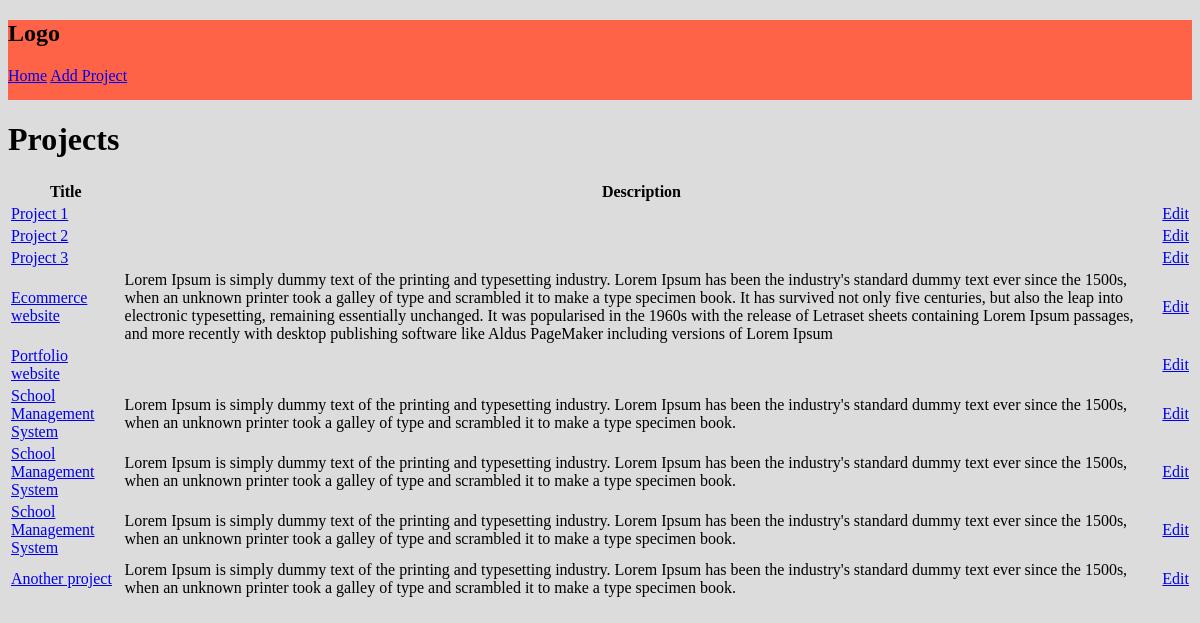
The app's page /, older data.
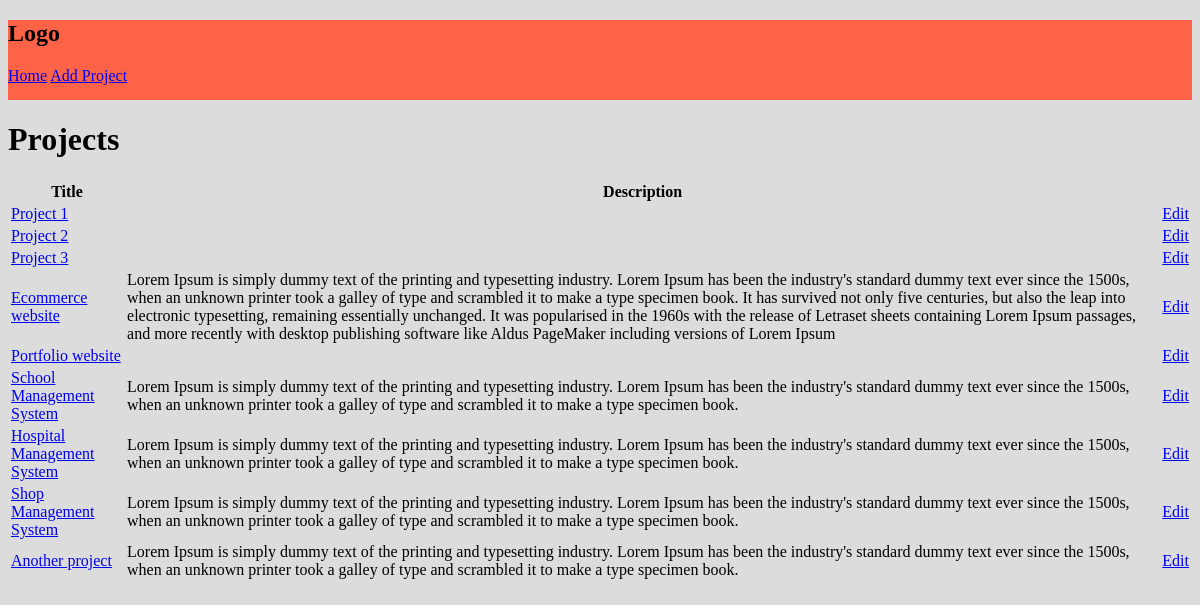
The same page, newer data.
### projects/models.py (models this page shows, shortened)
class Project(models.Model):
    id = models.UUIDField(default=uuid.uuid4, unique=True, primary_key=True, editable=False)
    title = models.CharField(max_length = 200)
    description = models.TextField(null = True, blank=True)
    demo_link = models.CharField(max_length=1000, null = True, blank=True)
    source_link = models.CharField(max_length=1000, null = True, blank=True)
    vote_total = models.IntegerField(default=0)
    vote_ratio = models.IntegerField(default=0)
    tags = models.ManyToManyField('Tag', blank=True)
    created = models.DateTimeField(auto_now_add=True) #save time once when created
    updated = models.DateTimeField(auto_now=True) #save time every time when updated

### projects/views.py (the view)
# urls.py: path('',include('projects.urls'))
def projects(request):
    projects = Project.objects.all()
    context = {'projects':projects}
    return render(request, 'projects/projects.html',context)

### projects/templates/projects/projects.html (shortened to what this page needs)
<!DOCTYPE html>
<html lang="en">
<head>
</head>
<body>
    {% extends 'main.html'%}
    {% block content%}
    <h1>Projects</h1>
    <table>
        <thead>
            <tr>
                <th>Title</th>
                <th>Description</th>
                <th></th>
            </tr>
        </thead>
        <tbody>
            {% for i in projects %}
            <tr>
                <td><a href="{% url 'project' i.id %}">{{i.title}}{%if i.topRated%}<strong> [TOP RATED] </strong>{%endif%}</a></td>
                <td>{{i.description}}</td>
                <td><a href="{% url 'update-project' i.id %}">Edit</a></td>
            </tr>
            {%endfor%}
        </tbody>
    </table>
    {% endblock content%}

Row changes from the older to the newer data that the page shows:
changed Project: title "School Management System" → "Hospital Management System"
changed Project: title "School Management System" → "Shop Management System"
